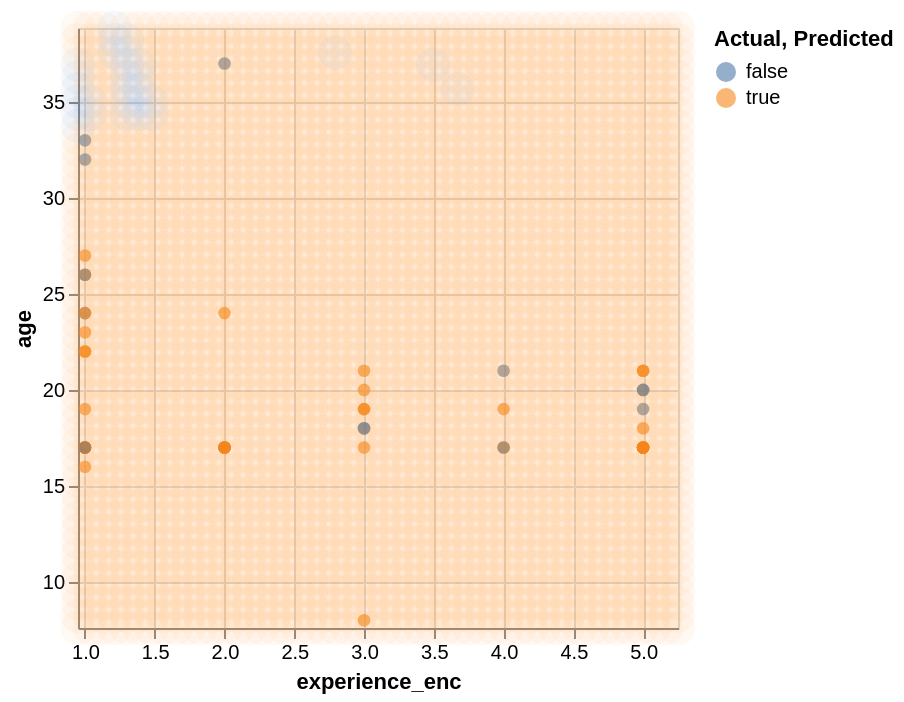

The notebook cell saved with this chart:
### Code cell
#evaluate model
# 1. Create the grid of feature values
exp_grid = np.linspace(
    players_test[["experience_enc"]].min().iloc[0] * 0.95,
    players_test[["experience_enc"]].max().iloc[0] * 1.05,
    50
)

age_grid = np.linspace(
    players_test["age"].min() * 0.95,
    players_test["age"].max() * 1.05,
    50
)

grid = np.array(np.meshgrid(exp_grid, age_grid)).reshape(2, -1).T
grid = pd.DataFrame(grid, columns=["experience_enc", "age"])


# 2. Predict at the grid points
grid_preds = knn_tune_grid.predict(grid)

# 3. Bind predictions to the grid
prediction_table = grid.copy()
prediction_table["predicted"] = grid_preds


# 4. Plot original data
data_plot = alt.Chart(players_test).mark_point(
    opacity=0.6,
    filled=True,
    size=40
).encode(
    x=alt.X(
        "experience_enc",
        scale=alt.Scale(
            nice=False,
            domain=[
                players_test["experience_enc"].min() * 0.95,
                players_test["experience_enc"].max() * 1.05
            ]
        )
    ),
    y=alt.Y(
        "age",
        scale=alt.Scale(
            nice=False,
            domain=[
                players_test["age"].min() * 0.95,
                players_test["age"].max() * 1.05
            ]
        )
    ),
    color=alt.Color("subscribe:N", title="Actual")
)


# 5. Plot prediction background
prediction_plot = alt.Chart(prediction_table).mark_point(
    opacity=0.05,
    filled=True,
    size=300
).encode(
    x="experience_enc",
    y="age",
    color=alt.Color("predicted:N", title="Predicted")
)


# 6. Combine plots
data_plot + prediction_plot

### Figure 1 — Vega specification as saved in the notebook (floating-point values rounded to 4 significant figures; data arrays with more than 128 entries replaced by an {"elided": "..."} marker saying what was removed)
{"$schema": "https://vega.github.io/schema/vega/v5.json", "data": [{"name": "source_0", "values": [{"age": 20, "experience_enc": 3, "subscribe": true}, {"age": 21, "experience_enc": 3, "subscribe": true}, {"age": 17, "experience_enc": 5, "subscribe": true}, {"age": 22, "experience_enc": 1, "subscribe": true}, {"age": 17, "experience_enc": 5, "subscribe": false}, {"age": 19, "experience_enc": 1, "subscribe": true}, {"age": 17, "experience_enc": 4, "subscribe": true}, {"age": 17, "experience_enc": 1, "subscribe": true}, {"age": 32, "experience_enc": 1, "subscribe": false}, {"age": 18, "experience_enc": 3, "subscribe": false}, {"age": 17, "experience_enc": 4, "subscribe": false}, {"age": 18, "experience_enc": 3, "subscribe": false}, {"age": 17, "experience_enc": 3, "subscribe": true}, {"age": 17, "experience_enc": 5, "subscribe": true}, {"age": 20, "experience_enc": 5, "subscribe": false}, {"age": 26, "experience_enc": 1, "subscribe": true}, {"age": 8, "experience_enc": 3, "subscribe": true}, {"age": 21, "experience_enc": 5, "subscribe": true}, {"age": 19, "experience_enc": 3, "subscribe": true}, {"age": 22, "experience_enc": 1, "subscribe": true}, {"age": 18, "experience_enc": 5, "subscribe": true}, {"age": 17, "experience_enc": 1, "subscribe": true}, {"age": 17, "experience_enc": 1, "subscribe": true}, {"age": 17, "experience_enc": 5, "subscribe": true}, {"age": 19, "experience_enc": 5, "subscribe": false}, {"age": 27, "experience_enc": 1, "subscribe": true}, {"age": 21, "experience_enc": 5, "subscribe": true}, {"age": 19, "experience_enc": 3, "subscribe": true}, {"age": 24, "experience_enc": 2, "subscribe": true}, {"age": 17, "experience_enc": 1, "subscribe": true}, {"age": 17, "experience_enc": 2, "subscribe": true}, {"age": 23, "experience_enc": 1, "subscribe": true}, {"age": 21, "experience_enc": 4, "subscribe": false}, {"age": 17, "experience_enc": 5, "subscribe": true}, {"age": 16, "experience_enc": 1, "subscribe": true}, {"age": 17, "experience_enc": 1, "subscribe": true}, {"age": 17, "experience_enc": 2, "subscribe": false}, {"age": 24, "experience_enc": 1, "subscribe": false}, {"age": 17, "experience_enc": 2, "subscribe": true}, {"age": 33, "experience_enc": 1, "subscribe": false}, {"age": 17, "experience_enc": 2, "subscribe": true}, {"age": 17, "experience_enc": 2, "subscribe": true}, {"age": 17, "experience_enc": 5, "subscribe": true}, {"age": 19, "experience_enc": 4, "subscribe": true}, {"age": 20, "experience_enc": 5, "subscribe": false}, {"age": 17, "experience_enc": 1, "subscribe": false}, {"age": 24, "experience_enc": 1, "subscribe": true}, {"age": 26, "experience_enc": 1, "subscribe": false}, {"age": 37, "experience_enc": 2, "subscribe": false}]}, {"name": "source_1", "values": {"elided": "2500 records"}}, {"name": "source_0_color_domain_subscribe_0", "values": [{"subscribe": true}, {"subscribe": false}]}, {"name": "source_1_color_domain_predicted_1", "values": [{"predicted": true}, {"predicted": false}]}], "marks": [{"type": "symbol", "name": "layer_0_marks", "from": {"data": "source_0"}, "encode": {"update": {"opacity": {"value": 0.6}, "y": {"field": "age", "scale": "y"}, "size": {"value": 40}, "x": {"field": "experience_enc", "scale": "x"}, "fill": {"field": "subscribe", "scale": "color"}}}, "style": ["point"]}, {"type": "symbol", "name": "layer_1_marks", "from": {"data": "source_1"}, "encode": {"update": {"opacity": {"value": 0.05}, "fill": {"field": "predicted", "scale": "color"}, "y": {"field": "age", "scale": "y"}, "size": {"value": 300}, "x": {"field": "experience_enc", "scale": "x"}}}, "style": ["point"]}], "scales": [{"name": "x", "type": "linear", "domain": [0.95, 5.25], "range": [0, {"signal": "width"}], "nice": false, "zero": false}, {"name": "y", "type": "linear", "domain": [7.6, 38.85], "range": [{"signal": "height"}, 0], "nice": false, "zero": false}, {"name": "color", "type": "ordinal", "domain": {"fields": [{"data": "source_0_color_domain_subscribe_0", "field": "subscribe"}, {"data": "source_1_color_domain_predicted_1", "field": "predicted"}], "sort": true}, "range": "category"}], "axes": [{"scale": "x", "grid": true, "gridScale": "y", "tickCount": {"signal": "ceil(width/40)"}, "maxExtent": 0, "ticks": false, "zindex": 0, "domain": false, "orient": "bottom", "minExtent": 0, "aria": false, "labels": false}, {"scale": "y", "tickCount": {"signal": "ceil(height/40)"}, "ticks": false, "grid": true, "domain": false, "labels": false, "minExtent": 0, "aria": false, "zindex": 0, "gridScale": "x", "maxExtent": 0, "orient": "left"}, {"scale": "x", "labelOverlap": true, "orient": "bottom", "title": "experience_enc", "labelFlush": true, "tickCount": {"signal": "ceil(width/40)"}, "zindex": 0, "grid": false}, {"scale": "y", "tickCount": {"signal": "ceil(height/40)"}, "zindex": 0, "title": "age", "labelOverlap": true, "orient": "left", "grid": false}], "padding": 5, "width": 300, "background": "white", "height": 300, "legends": [{"title": "Actual, Predicted", "fill": "color", "symbolType": "circle", "encode": {"symbols": {"update": {"opacity": {"value": 0.6}}}}}], "style": "cell"}
